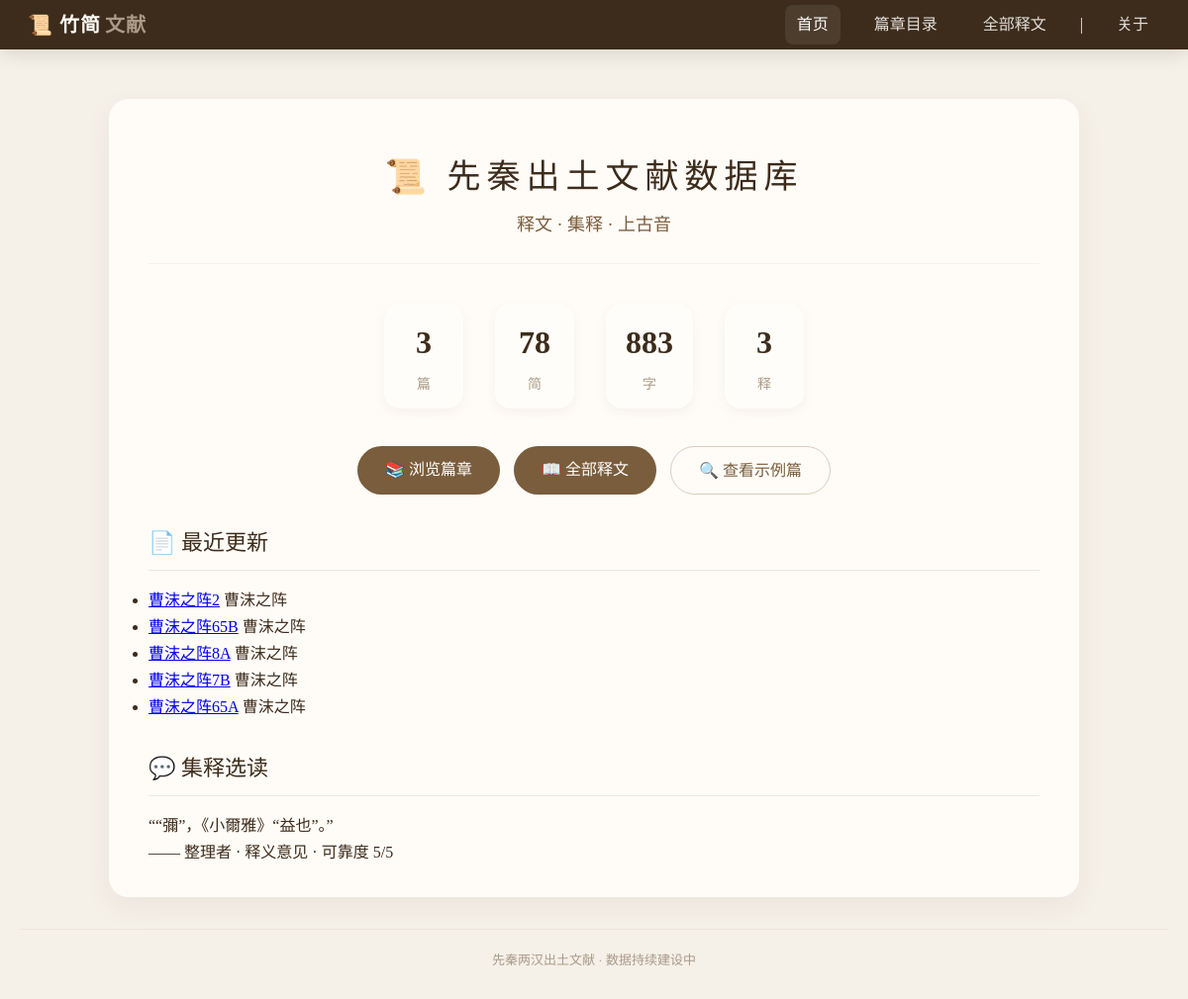
The page / on the database its author committed.
### texts/models.py (models this page shows, shortened)
class SlipText(models.Model):
    slip_id = models.CharField(max_length=50, verbose_name="简号")
    content = models.TextField(verbose_name="释文")
    chapter = models.ForeignKey('Chapter', on_delete=models.SET_NULL, related_name='slip_texts', null=True, verbose_name="篇目")
    order = models.PositiveIntegerField(default=0, verbose_name="简序")
    source = models.CharField(max_length=200, blank=True, verbose_name="出处")
    parallel_text = models.CharField(max_length=200, blank=True, verbose_name="对读")
    image = models.ImageField(upload_to='slips/', blank=True, null=True, verbose_name="图版")
    class Meta:
        ordering = ['order']

class Chapter(models.Model):
    title = models.CharField(max_length=100, unique=True, verbose_name="篇名")
    description = models.TextField(blank=True, verbose_name="篇目说明")
    slip_order = models.JSONField(
        default=list,
        blank=True,
        verbose_name="简序",
        help_text="按顺序存储该篇所有简，如 ['41', '1', '37A', '2']"
    )

class Annotation(models.Model):
    TYPE_CHOICES = [
        ('lishi', '隶定意见'),
        ('shiyi', '释义意见'),
        ('yinyun', '音韵证据'),
        ('cixian', '古文献辞例'),
        ('bianlian', '编联意见'),
        ('zonghe', '综合意见'),
        ('qita', '其他'),
    ]
    slip = models.ForeignKey('SlipText', on_delete=models.CASCADE, related_name='annotations', verbose_name="所属竹简")
    annotation_type = models.CharField(max_length=20, choices=TYPE_CHOICES, verbose_name="集释类型")
    title = models.CharField(max_length=200, blank=True, verbose_name="标题")
    content = models.TextField(verbose_name="集释内容")
    evidence = models.TextField(blank=True, verbose_name="证据引用", help_text="所引用的音韵、古文字、辞例等证据")
    author = models.CharField(max_length=100, verbose_name="评论人")
    is_approved = models.BooleanField(default=False, verbose_name="已审核")
    confidence = models.IntegerField(default=0, verbose_name="可靠度", help_text="1-5，数值越高越可靠")
    created_at = models.DateTimeField(auto_now_add=True, verbose_name="发布时间")
    likes = models.IntegerField(default=0, verbose_name="点赞数")
    class Meta:
        ordering = ['-created_at']  # 最新评论在前
        verbose_name = "集释"
        verbose_name_plural = "集释"
    def content_preview(self):
        """后台列表预览用"""
        return self.content[:30] + '...' if len(self.content) > 30 else self.content
    content_preview.short_description = '集释预览'

### texts/views.py (the view)
# urls.py: 2. Add a URL to urlpatterns:  path('', views.home, name='home')
def home(request):
    total_chapters = Chapter.objects.count()
    total_slips = SlipText.objects.count()
    total_chars = Character.objects.count()
    total_annotations = Annotation.objects.filter(is_approved=True).count()
    recent_slips = SlipText.objects.select_related('chapter').order_by('-id')[:5]
    approved_annotations = Annotation.objects.filter(is_approved=True)
    random_annotation = None
    annotation_count = approved_annotations.count()
    if annotation_count:
        random_index = random.randrange(annotation_count)
        random_annotation = approved_annotations[random_index]
    context = {
        'total_chapters': total_chapters,
        'total_slips': total_slips,
        'total_chars': total_chars,
        'total_annotations': total_annotations,
        'recent_slips': recent_slips,
        'random_annotation': random_annotation,
    }
    return render(request, 'texts/home.html', context)

### texts/templates/texts/home.html (shortened to what this page needs)
{% extends 'texts/base.html' %}
{% load static %}
{% block content %}
    <div class="hero">
        <h1>📜 先秦出土文献数据库</h1>
        <p>释文 · 集释 · 上古音</p>
    </div>
    <div class="stats">
        <div class="stat-item">
            <span class="stat-number">{{ total_chapters }}</span>
            <span class="stat-label">篇</span>
        </div>
        <div class="stat-item">
            <span class="stat-number">{{ total_slips }}</span>
            <span class="stat-label">简</span>
        </div>
        <div class="stat-item">
            <span class="stat-number">{{ total_chars }}</span>
            <span class="stat-label">字</span>
        </div>
        <div class="stat-item">
            <span class="stat-number">{{ total_annotations }}</span>
            <span class="stat-label">释</span>
        </div>
    </div>
    <div class="quick-actions">
        <a href="{% url 'chapter_list' %}">📚 浏览篇章</a>
        <a href="{% url 'slip_list' %}">📖 全部释文</a>
        <a href="{% url 'slip_list' %}?chapter=1" class="outline">🔍 查看示例篇</a>
    </div>
    <h2 class="section-title">📄 最近更新</h2>
    {% if recent_slips %}
        <ul class="recent-list">
            {% for slip in recent_slips %}
                <li>
                    <a href="{% url 'slip_detail' pk=slip.pk %}">{{ slip.slip_id }}</a>
                    <span class="date">{{ slip.chapter.title|default:"未分类" }}</span>
                </li>
            {% endfor %}
        </ul>
    {% else %}
        <p class="note-text">暂无数据。</p>
    {% endif %}
    <h2 class="section-title">💬 集释选读</h2>
    {% if random_annotation %}
        <div class="annotation-teaser">
            “{{ random_annotation.content|truncatechars:120 }}”
            <div class="annotation-note">
                —— <span class="author">{{ random_annotation.author }}</span>
                · {{ random_annotation.get_annotation_type_display }}
                · 可靠度 {{ random_annotation.confidence }}/5
            </div>
        </div>
    {% else %}
        <p class="note-text">暂无集释。欢迎学者提交您的见解。</p>
    {% endif %}
{% endblock %}

### texts/static/texts/css/style.css (style rules this page uses)
:root { --bg: #f5f0e8; --card: #fffcf8; --accent: #7a5d3c; --muted: #aa9b88; --dark: #3d2c1b; --glass: rgba(77, 56, 34, 0.06); --radius: 12px; --max-width: 980px; --content-gap: 18px; --font-serif: "Noto Serif SC", "KaiTi", "楷体", "STKaiti", serif; --font-sans: "Inter", "Segoe UI", system-ui, -apple-system, sans-serif; }
* { margin: 0; padding: 0; box-sizing: border-box; }
body { font-family: var(--font-serif); background-color: var(--bg); color: var(--dark); padding: 100px 20px 30px; line-height: 1.7; -webkit-font-smoothing: antialiased; -moz-osx-font-smoothing: grayscale; }
h1 { font-size: 28px; font-weight: normal; letter-spacing: 4px; color: var(--dark); border-bottom: 2px solid #dacbb8; padding-bottom: 16px; margin-bottom: 28px; text-align: center; }
h2 { font-size: 22px; font-weight: normal; color: var(--dark); margin: 24px 0 12px; }
.hero { text-align: center; padding: 18px 0 24px; border-bottom: 1px solid rgba(0, 0, 0, 0.04); margin-bottom: 24px; }
.hero h1 { border-bottom: none; font-size: 34px; letter-spacing: 6px; padding: 0; margin: 0; }
.hero p { color: var(--accent); font-size: 18px; margin-top: 4px; }
.stats { display: flex; justify-content: center; gap: 32px; flex-wrap: wrap; padding: 16px 0 20px; }
.stat-item { text-align: center; background: #fffdf9; padding: 12px 20px; border-radius: 16px; box-shadow: 0 4px 12px var(--glass); min-width: 80px; }
.stat-number { font-size: 32px; font-weight: 700; color: var(--dark); display: block; }
.stat-label { font-size: 14px; color: var(--muted); }
.quick-actions { display: flex; justify-content: center; gap: 14px; flex-wrap: wrap; margin: 18px 0 24px; }
.quick-actions a { padding: 10px 28px; background: var(--accent); color: white; border-radius: 999px; text-decoration: none; transition: background 0.2s, transform 0.1s; }
.quick-actions a.outline { background: transparent; color: var(--accent); border: 1px solid #dacbb8; }
.section-title { font-size: 22px; font-weight: normal; color: var(--dark); border-bottom: 1px solid #ede6db; padding-bottom: 8px; margin: 30px 0 16px; }

### rows shown on the page
SlipText: slip_id "曹沫之阵2", chapter "曹沫之阵"
SlipText: slip_id "曹沫之阵65B", chapter "曹沫之阵"
SlipText: slip_id "曹沫之阵8A", chapter "曹沫之阵"
SlipText: slip_id "曹沫之阵7B", chapter "曹沫之阵"
SlipText: slip_id "曹沫之阵65A", chapter "曹沫之阵"
Annotation: content "“彌”，《小爾雅》“益也”。", author "整理者", annotation_type "释义意见", confidence "5"

### other values the page prints
{{ total_chapters }} "3"
{{ total_slips }} "78"
{{ total_chars }} "883"
{{ total_annotations }} "3"
